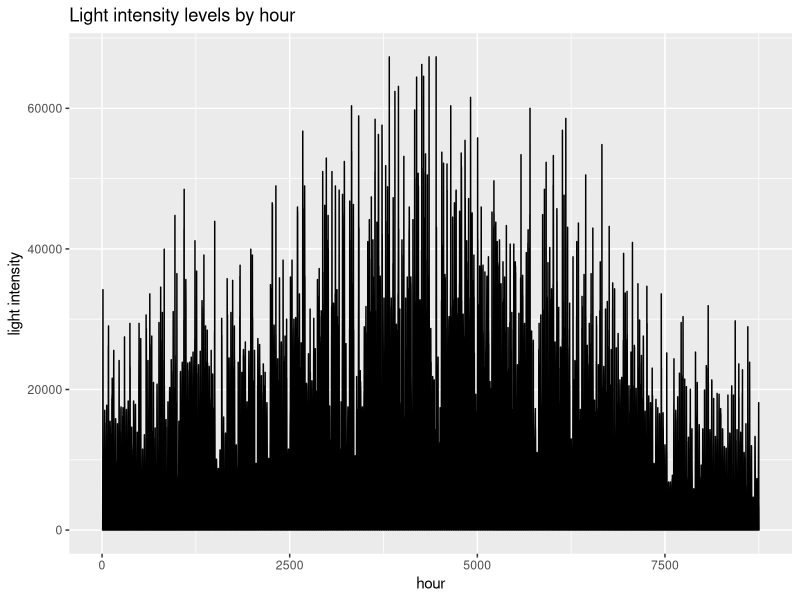
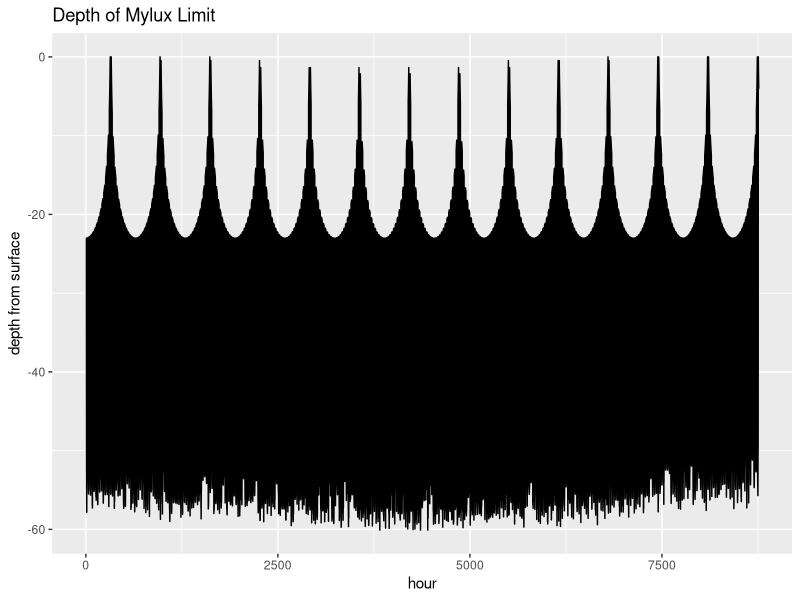
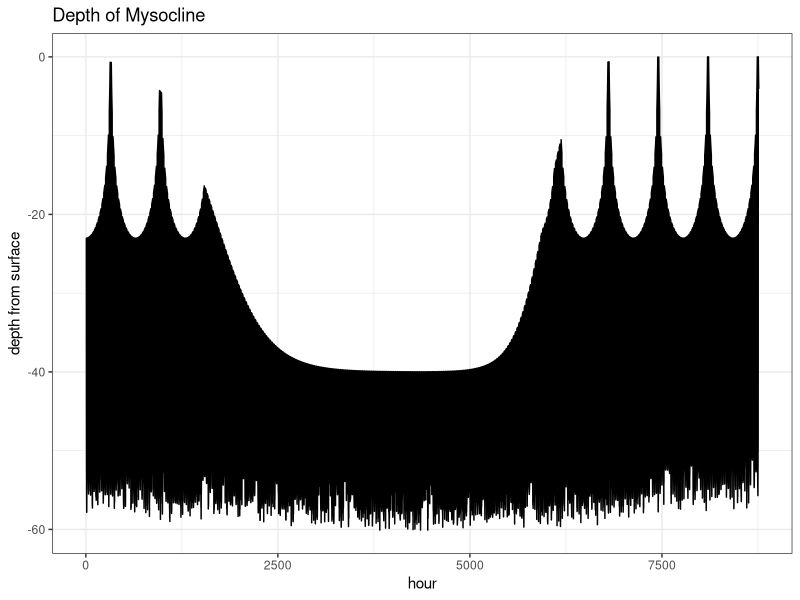

Write the R code that produced these figures, in order.
## ---- chunk 1
setwd("/Users/Nick/mysisModeling")
library(ggplot2)
depthData = read.csv("data/Depth_Thermocline_Hour.csv")$dist
lightData = read.csv("data/light_day_moon_hour.csv")$x
hours = 1:(365*24)
## ---- chunk 2
lightDataDf = as.data.frame(cbind(hours, lightData))
m = ggplot(lightDataDf, aes(x = hours, y = lightData)) + geom_line() 
m + labs(title = "Light intensity levels by hour", x = "hour", y = "light intensity")
## ---- chunk 3
lightDepth = function(surfaceLight){
  
  k   = 0.3  #extinction coefficient
  I_x = 0.001 #Mysis light threshold (paper quotes between 10^-2 and 10^-4)
  
  distance = (1/k) * (log(surfaceLight) - log(I_x))
  if (distance < 0){ distance = 0 }
  return(distance)
}

## ---- chunk 4
isocline = NULL
for (hour in lightData){
  if (hour == 0){
    isocline = c(isocline, 0) #logs dont play nice with 0s
  } else {
    isocline = c(isocline, lightDepth(hour))
  }
}

isoclineDf = as.data.frame(cbind(hours, isocline))
m = ggplot(isoclineDf, aes(x = hours, y = -isocline)) + geom_line()
m + labs(title = "Depth of Mylux Limit", x = "hour", y = "depth from surface")
## ---- chunk 5
mysocline = NULL
for (i in 1:(24*365)){
  if (depthData[i] > isocline[i]){
    mysocline = c(mysocline, depthData[i])
  } else {
    mysocline = c(mysocline, isocline[i])
  }
}

mysoclineDf = as.data.frame(cbind(hours, mysocline))
m = ggplot(mysoclineDf, aes(x = hours, y = -mysocline)) + geom_line()
m + labs(title = "Depth of Mysocline", x = "hour", y = "depth from surface") + 
  theme_bw()
#write.csv(mysocline, "data/mysocline_hour.csv", row.names=FALSE)
